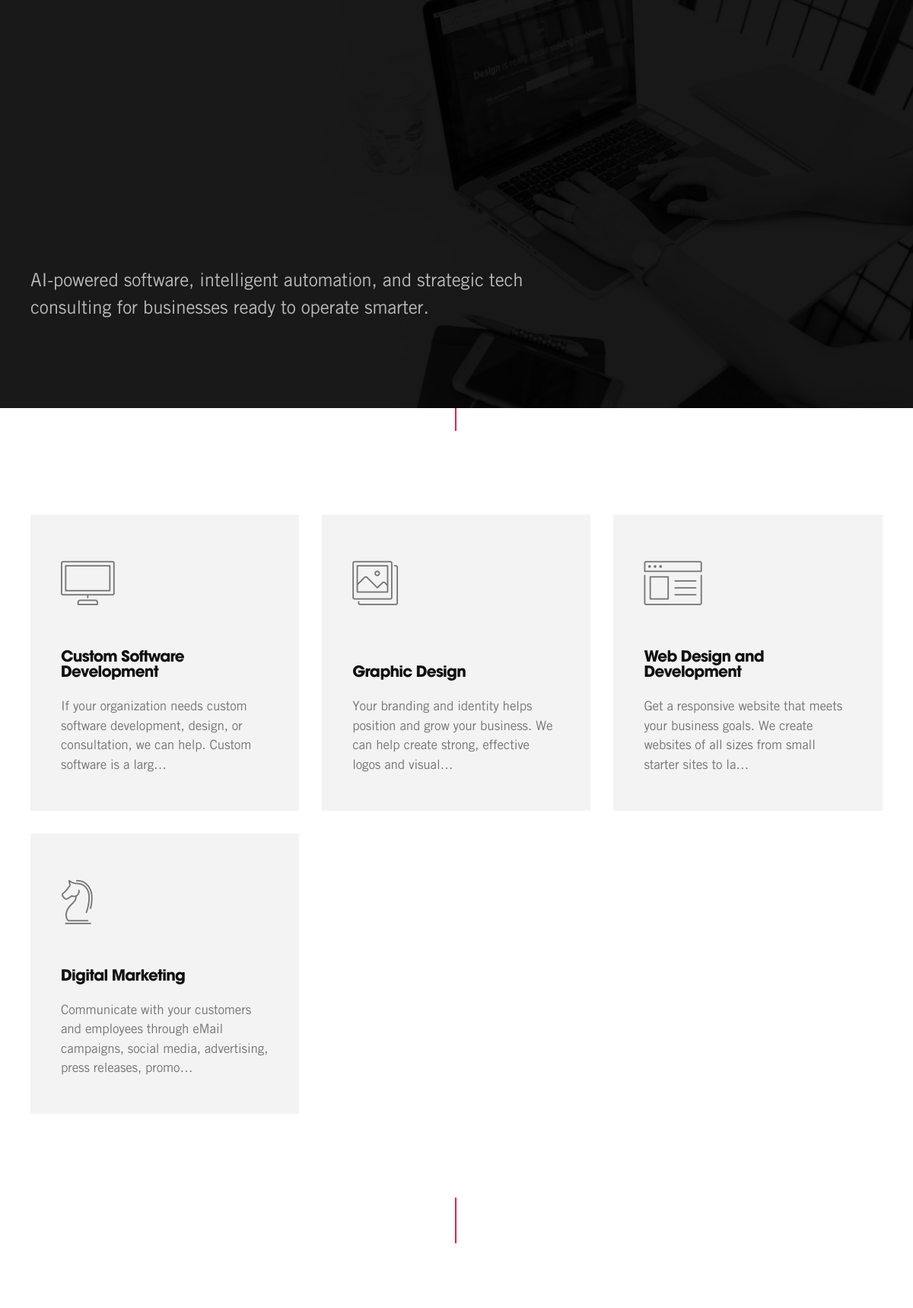
The app's page /service/ (upper part), older data.
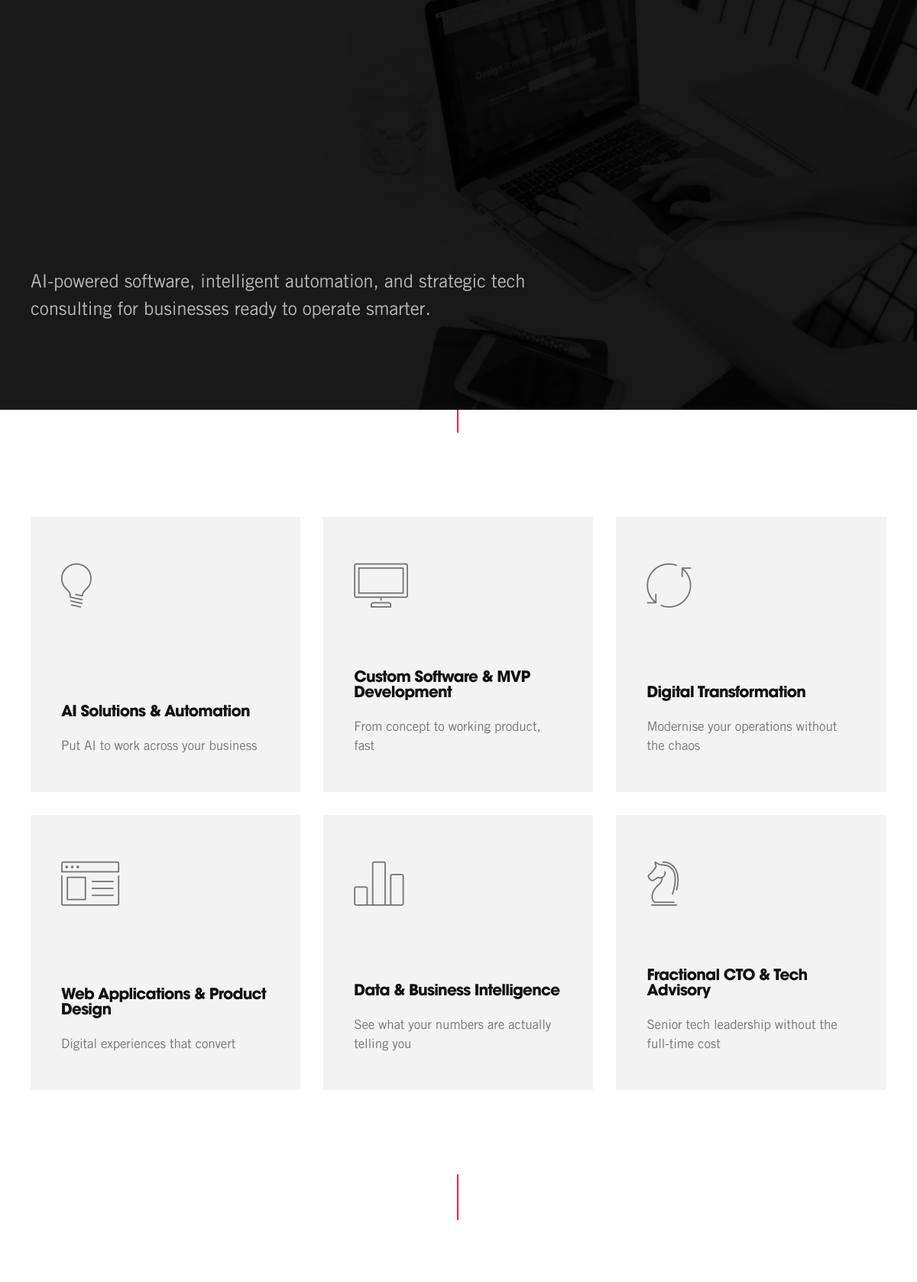
The same page, newer data.
### website/models.py (models this page shows, shortened)
class Service(models.Model):
    name = models.CharField(max_length=60, unique=True)
    tagline = models.CharField(max_length=120, blank=True, null=True)
    image = models.ImageField(null=True, blank=True)
    icons = models.CharField(max_length=30, blank=True, null=True)
    description = MarkdownxField()
    slug = models.SlugField()
    order = models.PositiveIntegerField(default=0)
    class Meta:
        ordering = ['order']
    def get_absolute_url(self):
        return reverse("website:service", kwargs={"slug": self.slug})

### website/views.py (the view)
# urls.py: path("service/", ServiceListView.as_view(), name="service"),
class ServiceListView(ListView):
    model = Service
    template_name = "service-list.html"

### templates/service-list.html (shortened to what this page needs)
{% extends 'base.html' %}
{% load static %}
{% load crispy_forms_tags %}
{% block content %}
<body class="page-template page-template-blog-chess single page">
  <div class="pr__wrapper" id="site-wrapper">
    <div class="pr__hero__wrap pr__dark" style="background-image: url('../static/assets/images/hero_03.jpg');"
      data-uk-parallax="bgy: -200" id="site-hero">
      {% include 'partials/header.html' %}
      <section class="pr__hero uk-section" id="pr__hero">
        <div class="uk-container">
          <div class="section-inner">
            <div class="hero-content uk-grid" data-uk-grid="">
              <div class="uk-width-2-3@s">
                <p class="uk-text-lead" style="color: rgba(255,255,255,0.7); margin-top: 15px;">
                  AI-powered software, intelligent automation, and strategic tech consulting for businesses ready to operate smarter.
                </p>
              </div>
            </div>
          </div>
        </div>
      </section>
    </div>
    <div class="pr__content" id="site-content">
      <hr class="pr__vr__section">
      <div class="pr__primary uk-section uk-section-large full-width" id="site-primary">
        <div class="outer">
          <div class="uk-container uk-position-relative">
            <div class="inner">
              <main class="pr__main" id="site-main">
                <div class="items-listing services-boxes uk-grid uk-grid-match uk-grid-medium uk-child-width-1-2@s uk-child-width-1-3@m" data-uk-grid="">
                  {% for service in object_list %}
                  <div class="item service-box style-two">
                    <div class="inner">
                      <i class="overlay-icon icon {{service.icons}}"></i>
                      <div class="content">
                        <h5 class="title uk-h5">{{service.name}}</h5>
                        {% if service.tagline %}
                        <p class="description">{{service.tagline}}</p>
                        {% else %}
                        <p class="description">{{service.description|truncatechars:120}}</p>
                        {% endif %}
                      </div>
                      <a href="{{service.get_absolute_url}}" class="link uk-position-cover"></a>
                    </div>
                  </div>
                  {% endfor %}
                </div>
              </main>
            </div>
          </div>
        </div>
      </div>
      <hr class="pr__vr__section">
      <section class="pr__dark uk-section uk-section-large">
      </section>
    </div>
  </div>
</body>
{% endblock %}

Row changes from the older to the newer data that the page shows:
removed Service: name "Custom Software Development", description "If your organization needs custom software development, design, or consultation, we can help. Custom software is a larg…"
removed Service: name "Graphic Design", description "Your branding and identity helps position and grow your business. We can help create strong, effective logos and visual…"
removed Service: name "Web Design and Development", description "Get a responsive website that meets your business goals. We create websites of all sizes from small starter sites to la…"
removed Service: name "Digital Marketing", description "Communicate with your customers and employees through eMail campaigns, social media, advertising, press releases, promo…"
added Service: name "AI Solutions & Automation", tagline "Put AI to work across your business"
added Service: name "Custom Software & MVP Development", tagline "From concept to working product, fast"
added Service: name "Digital Transformation", tagline "Modernise your operations without the chaos"
added Service: name "Web Applications & Product Design", tagline "Digital experiences that convert"
added Service: name "Data & Business Intelligence", tagline "See what your numbers are actually telling you"
added Service: name "Fractional CTO & Tech Advisory", tagline "Senior tech leadership without the full-time cost"
